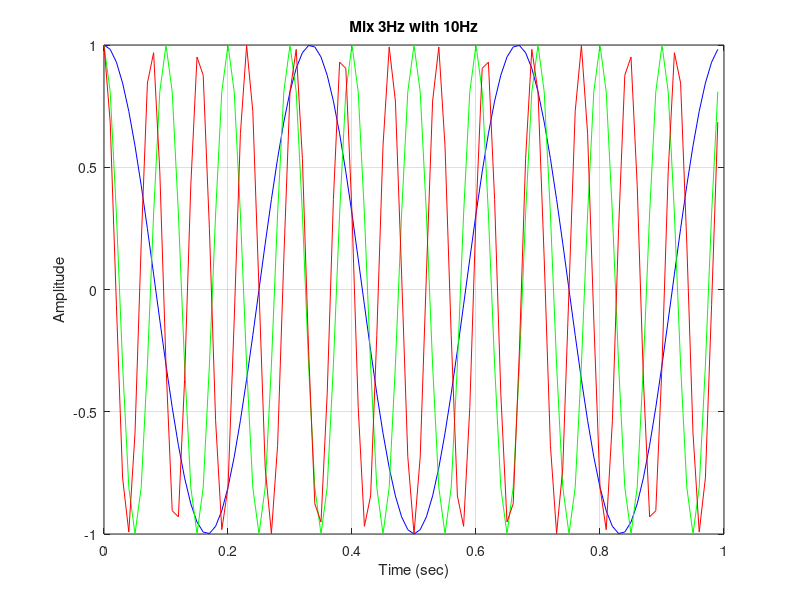
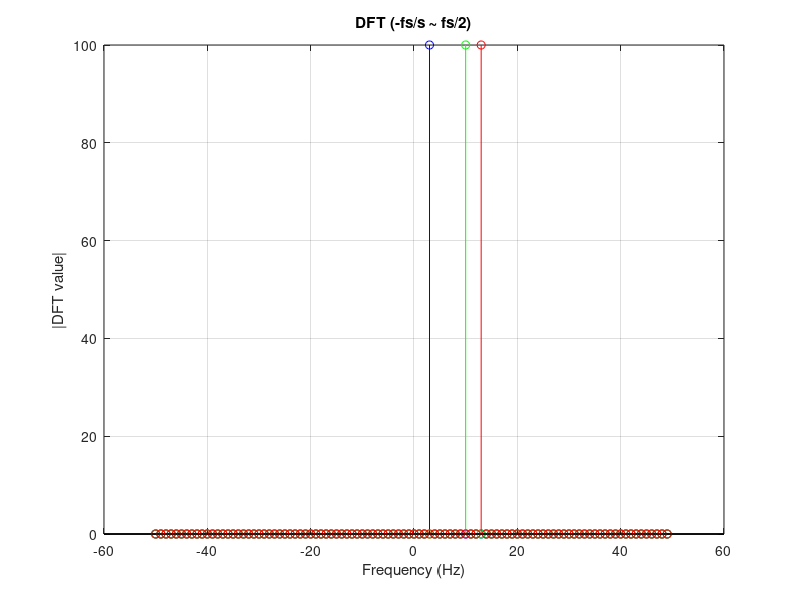

MATLAB code for these plots, in order:
close all;
clear;
clc;

% 100 samples (1 sec)
fs = 100;
dt = 1/fs;
N  = fs;
t  = 0:dt:(N-1)*dt;

% mix fA with fB
fA = 3;  % 3Hz
fB = 10; % 10Hz
waveA = exp(1i*2*pi*fA*t);
waveB = exp(1i*2*pi*fB*t);
waveC = waveA .* waveB;

% time domain
figure;
plot(t, real(waveA), 'b');
hold on;
plot(t, real(waveB), 'g');
hold on;
plot(t, real(waveC), 'r');
grid on;
title(['Mix ',num2str(fA),'Hz with ',num2str(fB),'Hz']);
xlabel('Time (sec)');
ylabel('Amplitude');


dftA = fft(waveA);
dftB = fft(waveB);
dftC = fft(waveC);
dftA_shift = fftshift(dftA);
dftB_shift = fftshift(dftB);
dftC_shift = fftshift(dftC);

% frequency domain (-fs/2 ~ fs/2)
f = fs*[-N/2:N/2-1]/N;
figure;
stem(f, abs(dftA_shift), 'b');
hold on;
stem(f, abs(dftB_shift), 'g');
hold on;
stem(f, abs(dftC_shift), 'r');
grid on;
title('DFT (-fs/s ~ fs/2)');
xlabel('Frequency (Hz)');
ylabel('|DFT value|');
